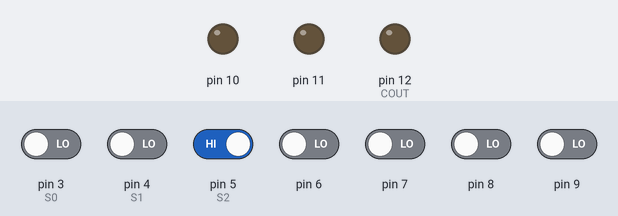
A sketch run on a simulated Arduino Uno, built with avr-gcc and run on an emulated ATmega328P. On the bench: output pins drawn as LEDs (lit = HIGH). The test bench sets the inputs (shaded band); at power-on: pin 5 (S2) HIGH, pin 3 (S0), pin 4 (S1), pin 6–9 LOW.

Above: at 1.2 s.
1.3 s: pin 6 driven HIGH
At 2.5 s:
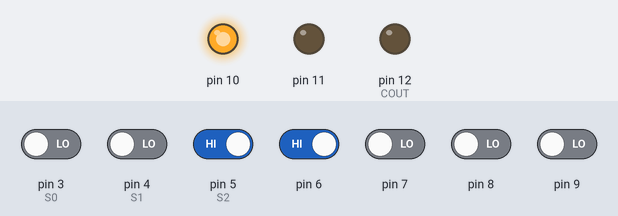
2.8 s: pin 7 driven HIGH
At 3.7 s:
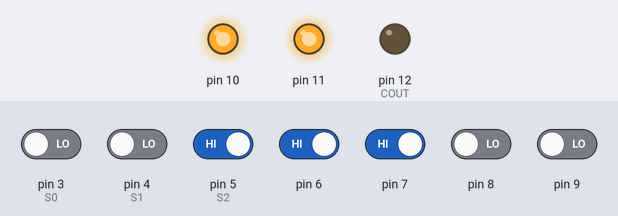
4.3 s: pin 8 driven HIGH
At 4.8 s:
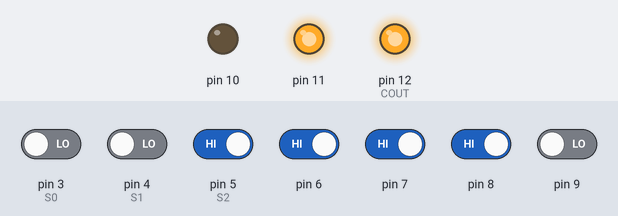
5.8 s: pin 5 (S2) driven LOW
At 7.0 s:
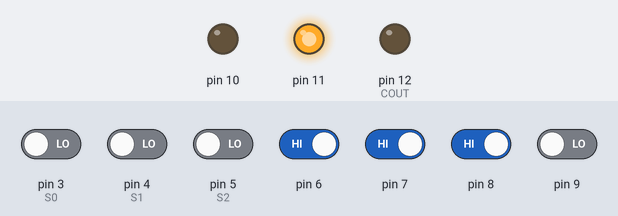
7.3 s: pin 3 (S0) driven HIGH
At 8.3 s:
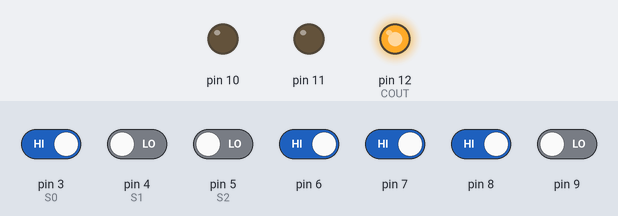
8.8 s: pin 3 (S0) driven LOW
At 9.5 s:
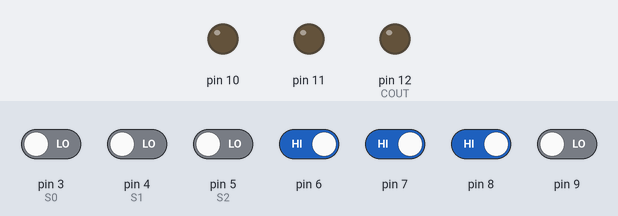
Timing chart, 0 to 11.3 s (numbered marks = the images above; inputs shaded):
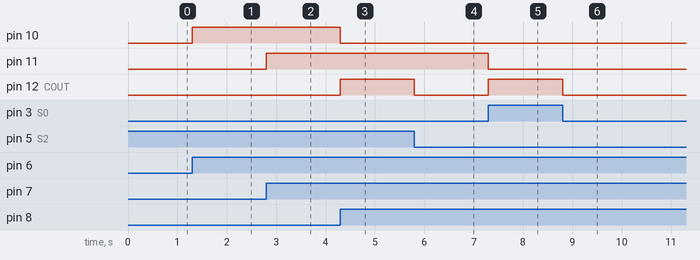

The sketch:

ALU.ino
```cpp
int S0, S1, S2;
int S[2], COUT;
int A[2], B[2];
void setup()
{
  Serial.begin(9600);


  pinMode(3, INPUT); //S0
  pinMode(4, INPUT); //S1
  pinMode(5, INPUT); //S2


  pinMode(6, INPUT); //A[0]
  pinMode(7, INPUT); //A[1]
  pinMode(8, INPUT); //B[0]
  pinMode(9, INPUT); //B[1]


  pinMode(10, OUTPUT); //S[0]
  pinMode(11, OUTPUT); //S[1]
  pinMode(12, OUTPUT); //COUT
}

void loop() {
  S0 = digitalRead(3);
  S1 = digitalRead(4);
  S2 = digitalRead(5);

  A[0] = digitalRead(6);
  A[1] = digitalRead(7);
  B[0] = digitalRead(8);
  B[1] = digitalRead(9);


  if (S2 == LOW && S1 == LOW && S0 == LOW)
  {
    //NOT A
    NOT(A);
    digitalWrite(10, S[0]);
    digitalWrite(11, S[1]);
    digitalWrite(12, COUT);
  }
  else if (S2 == LOW && S1 == LOW && S0 == HIGH)
  {
    //A+1
    B[0] = HIGH;
    B[1] = LOW;
    ADD();
    digitalWrite(10, S[0]);
    digitalWrite(11, S[1]);
    digitalWrite(12, COUT);
  }
  else if (S2 == LOW && S1 == HIGH && S0 == LOW)
  {
    //A-1
    NOT(B);
    AADD1(B);
    ADD();
    digitalWrite(10, S[0]);
    digitalWrite(11, S[1]);
    digitalWrite(12, COUT);

  }
  else if (S2 == LOW && S1 == HIGH && S0 == HIGH)
  {
    //A+B
    ADD();
    digitalWrite(10, S[0]);
    digitalWrite(11, S[1]);
    digitalWrite(12, COUT);
  }
  else if (S2 == HIGH && S1 == LOW && S0 == LOW)
  {
    //A-B
    NOT(B);
    AADD1(B);
    ADD();
    digitalWrite(10, S[0]);
    digitalWrite(11, S[1]);
    digitalWrite(12, COUT);
  }
  else if (S2 == HIGH && S1 == LOW && S0 == HIGH)
  {
    //A AND B
    AND();
    digitalWrite(10, S[0]);
    digitalWrite(11, S[1]);
    digitalWrite(12, COUT);
  }

  else if (S2 == HIGH && S1 == HIGH && S0 == LOW)
  {
    // A OR B
    OR();
    digitalWrite(10, A[0]);
    digitalWrite(11, A[1]);
    digitalWrite(12, COUT);

  }
  else if (S2 == HIGH && S1 == HIGH && S0 == HIGH)
  {
    // A XOR B
    XOR();
    digitalWrite(10, S[0]);
    digitalWrite(11, S[1]);
    digitalWrite(12, COUT);
  }
}

void ADD()
{
  COUT = LOW;
  for (int i = 0; i <= 1; i++)
  {
    int COUNT = 0;
    if (A[i] == HIGH)
    {
      COUNT = COUNT + 1;
      if (B[i] == HIGH)
      {
        COUNT = COUNT + 1;
        if (COUT == HIGH)
        {
          COUNT = COUNT + 1;
        }
        else if (COUT == LOW)
        {
          COUNT = COUNT + 0;
        }
      }
      else if (B[i] == LOW)
      {
        COUNT = COUNT + 0;
        if (COUT == HIGH)
        {
          COUNT = COUNT + 1;
        }
        else if (COUT == LOW)
        {
          COUNT = COUNT + 0;
        }
      }
    }
    else if (A[i] == LOW)
    {
      COUNT = COUNT + 0;
      if (B[i] == HIGH)
      {
        COUNT = COUNT + 1;
        if (COUT == HIGH)
        {
          COUNT = COUNT + 1;
        }
        else if (COUT == LOW)
        {
          COUNT = COUNT + 0;
        }
      }
      else if (B[i] == LOW)
      {
        COUNT = COUNT + 0;
        if (COUT == HIGH)
        {
          COUNT = COUNT + 1;
        }
        else if (COUT == LOW)
        {
          COUNT = COUNT + 0;
        }
      }
    }
    if (COUNT == 3)
    {
      S[i] = HIGH;
      COUT = HIGH;
    }
    else if (COUNT == 2)
    {
      S[i] = LOW;
      COUT = HIGH;
    }
    else if (COUNT == 1)
    {
      S[i] = HIGH;
      COUT = LOW;
    }
    else if (COUNT == 0)
    {
      S[i] = LOW;
      COUT = LOW;
    }
  }
}

void AADD1(int *X)
{
  if (*(X + 0) == HIGH)
  {
    //Carry=1
    *(X + 0) = LOW;
    if (*(X + 1) == HIGH)
    {
      *(X + 1) = LOW;
      COUT = HIGH;
    }
    else if (*(X + 1) == LOW)
    {
      *(X + 1) = HIGH;
      COUT = LOW;
    }
  }
  else if (*(X + 0) == LOW)
  {
    //Carry=0
    *(X + 0) = HIGH;
    if (*(X + 1) == HIGH)
    {
      *(X + 1) = HIGH;
      COUT = LOW;
    }
    else if (*(X + 1) == LOW)
    {
      *(X + 1) = LOW;
      COUT = LOW;
    }
  }
}

void NOT(int *X)
{
  if (*(X + 0) == LOW && *(X + 1) == LOW)
  {
    *(X + 0) = HIGH;
    *(X + 1) = HIGH;
  }
  else if (*(X + 0) == LOW && *(X + 1) == HIGH)
  {
    *(X + 0) = HIGH;
    *(X + 1) = LOW;
  }
  else if (*(X + 0) == HIGH && *(X + 1) == LOW)
  {
    *(X + 0) = LOW;
    *(X + 1) = HIGH;
  }
  else if (*(X + 0) == HIGH && *(X + 1) == HIGH)
  {
    *(X + 0) = LOW;
    *(X + 1) = LOW;
  }
  COUT = LOW;
}

void AND()
{
  for (int i = 0; i <= 1; i++)
  {
    if (A[i] == HIGH && B[i] == HIGH)
    {
      S[i] = HIGH;
    }
    else
    {
      S[i] = LOW;
    }
  }
  COUT = LOW;
}

void OR()
{
  for (int i = 0; i <= 1; i++)
  {
    if (A[i] == LOW && B[i] == LOW)
    {
      S[i] = LOW;
    }
    else
    {
      S[i] = HIGH;
    }
  }
  COUT = LOW;
}

void XOR()
{
  for (int i = 0; i <= 1; i++)
  {
    if ((A[i] == LOW && B[i] == LOW) || (A[i] == HIGH && B[i] == HIGH))
    {
      S[i] = LOW;
    }
    else
    {
      S[i] = HIGH;
    }
  }
  COUT = LOW;
}
```

Measured:
- after the input at 1.3 s, pin 10: LOW → HIGH at once
- after the input at 2.8 s, pin 11: LOW → HIGH at once
- after the input at 4.3 s, pin 10: HIGH → LOW at once; pin 12 (COUT): LOW → HIGH at once
- after the input at 5.8 s, pin 12 (COUT): HIGH → LOW at once
- after the input at 7.3 s, pin 11: HIGH → LOW at once; pin 12 (COUT): LOW → HIGH at once
- after the input at 8.8 s, pin 12 (COUT): HIGH → LOW at once
